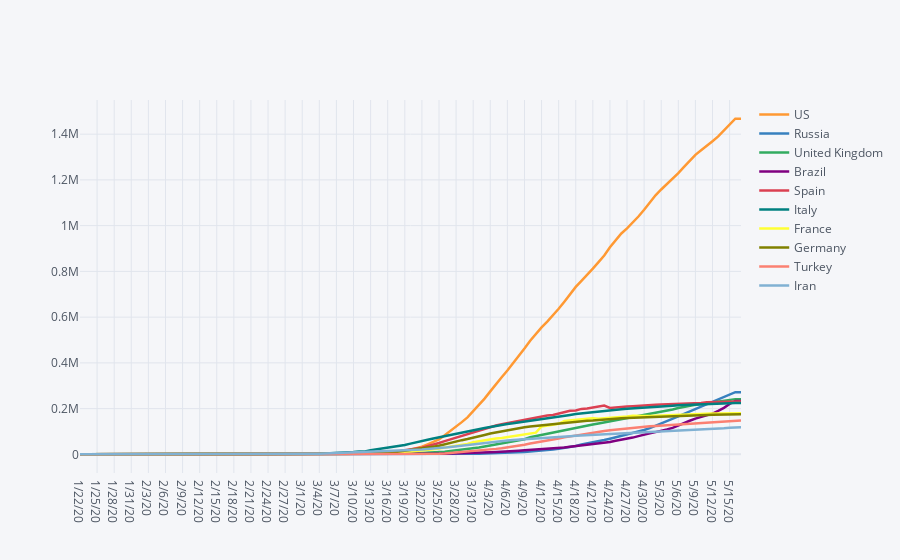

Notebook code cell kept with this figure:
### Markdown cell above
#### Visualizing daily number of cases among top 10 most infected countries:

### Code cell
df_group_country_top10_trans = df_group_country_top10.transpose()
df_group_country_top10_trans.iplot(width=2.5,size=20)
